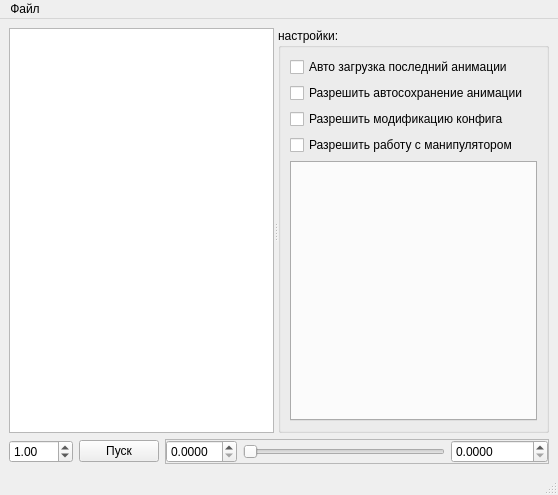
<?xml version="1.0" encoding="UTF-8"?>
<ui version="4.0">
 <class>MainWindow</class>
 <widget class="QMainWindow" name="MainWindow">
  <property name="geometry">
   <rect>
    <x>0</x>
    <y>0</y>
    <width>558</width>
    <height>495</height>
   </rect>
  </property>
  <property name="windowTitle">
   <string>MainWindow</string>
  </property>
  <widget class="QWidget" name="centralwidget">
   <layout class="QVBoxLayout" name="verticalLayout">
    <item>
     <widget class="QSplitter" name="splitter">
      <property name="sizePolicy">
       <sizepolicy hsizetype="Expanding" vsizetype="Expanding">
        <horstretch>0</horstretch>
        <verstretch>0</verstretch>
       </sizepolicy>
      </property>
      <property name="orientation">
       <enum>Qt::Horizontal</enum>
      </property>
      <widget class="QListWidget" name="listWidget">
       <property name="contextMenuPolicy">
        <enum>Qt::ActionsContextMenu</enum>
       </property>
      </widget>
      <widget class="QGroupBox" name="groupBox_settings">
       <property name="title">
        <string>настройки:</string>
       </property>
       <layout class="QVBoxLayout" name="verticalLayout_2">
        <item>
         <widget class="QCheckBox" name="checkBox_load_last_anamation">
          <property name="text">
           <string>Авто загрузка последний анимации</string>
          </property>
         </widget>
        </item>
        <item>
         <widget class="QCheckBox" name="checkBox_enable_auto_save">
          <property name="text">
           <string>Разрешить автосохранение анимации</string>
          </property>
         </widget>
        </item>
        <item>
         <widget class="QCheckBox" name="checkBox_enable_config_modification">
          <property name="text">
           <string>Разрешить модификацию конфига</string>
          </property>
         </widget>
        </item>
        <item>
         <widget class="QCheckBox" name="checkBox_enable_servo">
          <property name="text">
           <string>Разрешить работу с манипулятором</string>
          </property>
         </widget>
        </item>
        <item>
         <widget class="QTabWidget" name="tab">
          <property name="currentIndex">
           <number>-1</number>
          </property>
         </widget>
        </item>
       </layout>
      </widget>
     </widget>
    </item>
    <item>
     <layout class="QHBoxLayout" name="horizontalLayout">
      <item>
       <widget class="QDoubleSpinBox" name="doubleSpinBox_speed">
        <property name="toolTip">
         <string>&lt;html&gt;&lt;head/&gt;&lt;body&gt;&lt;p&gt;Коэффициент скорости&lt;/p&gt;&lt;/body&gt;&lt;/html&gt;</string>
        </property>
        <property name="minimum">
         <double>-10.000000000000000</double>
        </property>
        <property name="maximum">
         <double>100.000000000000000</double>
        </property>
        <property name="value">
         <double>1.000000000000000</double>
        </property>
       </widget>
      </item>
      <item>
       <widget class="QPushButton" name="pushButton_start_stop">
        <property name="text">
         <string>Пуск</string>
        </property>
       </widget>
      </item>
      <item>
       <widget class="QFrame" name="frame_time_settings">
        <property name="frameShape">
         <enum>QFrame::StyledPanel</enum>
        </property>
        <property name="frameShadow">
         <enum>QFrame::Raised</enum>
        </property>
        <layout class="QHBoxLayout" name="horizontalLayout_2">
         <property name="margin">
          <number>0</number>
         </property>
         <item>
          <widget class="QDoubleSpinBox" name="spinBox_cur_time">
           <property name="toolTip">
            <string>&lt;html&gt;&lt;head/&gt;&lt;body&gt;&lt;p&gt;Текущее время&lt;/p&gt;&lt;/body&gt;&lt;/html&gt;</string>
           </property>
           <property name="decimals">
            <number>4</number>
           </property>
          </widget>
         </item>
         <item>
          <widget class="QSlider" name="horizontalSlider_cur_time">
           <property name="toolTip">
            <string>&lt;html&gt;&lt;head/&gt;&lt;body&gt;&lt;p&gt;Шкала времени&lt;/p&gt;&lt;/body&gt;&lt;/html&gt;</string>
           </property>
           <property name="maximum">
            <number>1000</number>
           </property>
           <property name="orientation">
            <enum>Qt::Horizontal</enum>
           </property>
          </widget>
         </item>
         <item>
          <widget class="QDoubleSpinBox" name="spinBox_max_time">
           <property name="toolTip">
            <string>&lt;html&gt;&lt;head/&gt;&lt;body&gt;&lt;p&gt;Максимальное время&lt;/p&gt;&lt;/body&gt;&lt;/html&gt;</string>
           </property>
           <property name="decimals">
            <number>4</number>
           </property>
           <property name="maximum">
            <double>10000000.000000000000000</double>
           </property>
           <property name="singleStep">
            <double>1.000000000000000</double>
           </property>
          </widget>
         </item>
        </layout>
       </widget>
      </item>
     </layout>
    </item>
   </layout>
  </widget>
  <widget class="QMenuBar" name="menubar">
   <property name="geometry">
    <rect>
     <x>0</x>
     <y>0</y>
     <width>558</width>
     <height>21</height>
    </rect>
   </property>
   <widget class="QMenu" name="menuAfqk">
    <property name="title">
     <string>Файл</string>
    </property>
    <addaction name="action_save_as"/>
    <addaction name="action_load"/>
    <addaction name="action_save"/>
   </widget>
   <addaction name="menuAfqk"/>
  </widget>
  <widget class="QStatusBar" name="statusbar"/>
  <action name="action_save_as">
   <property name="text">
    <string>Сохранить как</string>
   </property>
  </action>
  <action name="action_load">
   <property name="text">
    <string>Открыть</string>
   </property>
  </action>
  <action name="action_save">
   <property name="text">
    <string>Сохранить</string>
   </property>
   <property name="shortcut">
    <string>Ctrl+S</string>
   </property>
  </action>
  <action name="action_remove">
   <property name="text">
    <string>удлить</string>
   </property>
   <property name="shortcut">
    <string>Del</string>
   </property>
  </action>
  <action name="action_create">
   <property name="text">
    <string>создать</string>
   </property>
   <property name="shortcut">
    <string>Return</string>
   </property>
  </action>
  <action name="action_copy">
   <property name="text">
    <string>копировать</string>
   </property>
   <property name="shortcut">
    <string>Ctrl+C</string>
   </property>
  </action>
  <action name="action_insert">
   <property name="text">
    <string>вставить</string>
   </property>
   <property name="shortcut">
    <string>Ctrl+V</string>
   </property>
  </action>
  <action name="actionAction_save_ranges">
   <property name="text">
    <string>action_save_ranges</string>
   </property>
  </action>
 </widget>
 <resources/>
 <connections/>
</ui>
